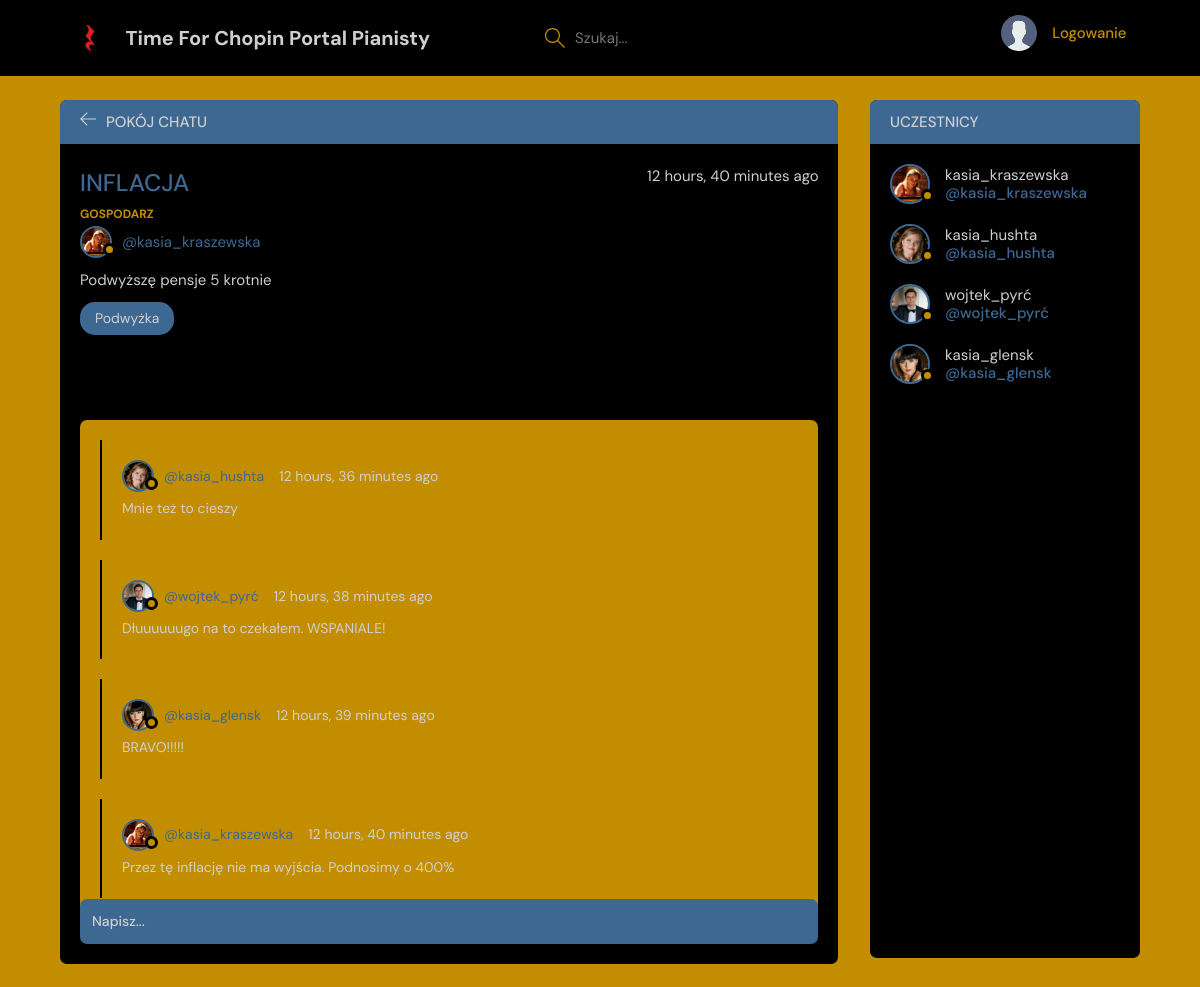
/room/8/, run on the app's committed database.
### base/models.py (models this page shows, shortened)
class ChatRoom(models.Model):
    host = models.ForeignKey(User, on_delete=models.SET_NULL, null=True)
    room_topic = models.ForeignKey(ChatTopic, on_delete=models.SET_NULL, null=True)
    name = models.CharField(max_length=180)
    description = models.TextField(null=True, blank=True)
    chat_participants = models.ManyToManyField(User, related_name='chat_participants', blank=True)
    updating = models.DateTimeField(auto_now=True)
    creating = models.DateTimeField(auto_now_add=True)
    class Meta:
        ordering = ['-updating', '-creating']

class User(AbstractUser):
    name = models.CharField(max_length=200, null=True)
    email = models.EmailField(unique=True, null=True)
    bio = models.TextField(null=True)
    avatar = models.ImageField(null=True, default='avatar.svg')
    USERNAME_FIELD = 'email'
    REQUIRED_FIELDS = []

class ChatTopic(models.Model):
    topic_name = models.CharField(max_length=200)

class SystemMessage(models.Model):
    user = models.ForeignKey(User, on_delete=models.CASCADE)
    room = models.ForeignKey(ChatRoom, on_delete=models.CASCADE)
    message_text = models.TextField()
    updating = models.DateTimeField(auto_now=True)
    creating = models.DateTimeField(auto_now_add=True)
    class Meta:
        ordering = ['-updating', '-creating']

### base/views.py (the view, shortened to what this page needs)
# urls.py: path('room/<str:primary_key>/', views.room, name='chat room'),
def room(request,primary_key):
    chat_room_number = ChatRoom.objects.get(id=primary_key)
    room_messages = chat_room_number.systemmessage_set.all() #reference to model SystemMessage
    chat_participants = chat_room_number.chat_participants.all()
    dictionary_model = {'room':chat_room_number,'room_messages':room_messages, 'chat_participants':chat_participants}
    return render(request,'base/chat_room.html',dictionary_model)

### base/templates/base/chat_room.html (shortened to what this page needs)
<!DOCTYPE html>
{% extends 'main_template.html' %}
{% load static %}
{% block content %}
    <main class="profile-page layout layout--2">
      <div class="container">
        <div class="room">
          <div class="room__top">
            <div class="room__topLeft">
              <a href="{% url 'home page' %}">
                <svg version="1.1" xmlns="http://www.w3.org/2000/svg" width="32" height="32" viewbox="0 0 32 32">
                  <title>arrow-left</title>
                  <path
                    d="M13.723 2.286l-13.723 13.714 13.719 13.714 1.616-1.611-10.96-10.96h27.625v-2.286h-27.625l10.965-10.965-1.616-1.607z"
                  ></path>
                </svg>
              </a>
              <h3>Pokój chatu</h3>
            </div>
          </div>
          <div class="room__box scroll">
            <div class="room__header scroll">
              <div class="room__info">
                <h3>{{room.name}}</h3>
                <span>{{room.creating|timesince}} ago</span>
              </div>
              <div class="room__hosted">
                <p>Gospodarz</p>
                <a href="{% url 'user profile' room.host.id %}" class="room__author">
                  <div class="avatar avatar--small">
                    <img src="{{room.host.avatar.url}}" />
                  </div>
                  <span>@{{room.host.username}}</span>
                </a>
              </div>
              <div class="room__details">
                {{room.description}}
              </div>
              <span class="room__topics">{{room.room_topic.topic_name}}</span>
            </div>
            <div class="room__conversation">
              <div class="threads scroll">
                {% for message in room_messages %}
                <div class="thread">
                  <div class="thread__top">
                    <div class="thread__author">
                      <a href="{% url 'user profile' message.user.id %}" class="thread__authorInfo">
                        <div class="avatar avatar--small">
                          <img src="{{message.user.avatar.url}}" />
                        </div>
                        <span>@{{message.user.username}}</span>
                      </a>
                      <span class="thread__date">{{message.creating|timesince}} ago</span>
                    </div>
                  </div>
                  <div class="thread__details">
                    {{message.message_text}}
                  </div>
                </div>
                {% endfor %}
              </div>
            </div>
          </div>
          <div class="room__message">
            <form action="" method="post">
              <input name="comment_content" placeholder="Napisz..." />
            </form>
          </div>
        </div>
        <div class="participants">
          <h3 class="participants__top">Uczestnicy <span>({{chat_participants.count}} Joined)</span></h3>
          <div class="participants__list scroll">
            {% for user in chat_participants %}
            <a href="{% url 'user profile' user.id %}" class="participant">
              <div class="avatar avatar--medium">
                <img src="{{user.avatar.url}}" />
              </div>
              <p>
                {{user.username}}
                <span>@{{user.username}}</span>
              </p>
            </a>
            {% endfor %}
          </div>
        </div>
      </div>
    </main>
{% endblock content %}

### data on the page
ChatRoom: name "INFLACJA", creating "12 hours, 40 minutes", host.avatar (picture), host.username "kasia_kraszewska", description "Podwyższę pensje 5 krotnie", room_topic.topic_name "Podwyżka"
SystemMessage: user.avatar (picture), user.username "kasia_hushta", creating "12 hours, 36 minutes", message_text "Mnie też to cieszy"
SystemMessage: user.avatar (picture), user.username "wojtek_pyrć", creating "12 hours, 38 minutes", message_text "Dłuuuuuugo na to czekałem. WSPANIALE!"
SystemMessage: user.avatar (picture), user.username "kasia_glensk", creating "12 hours, 39 minutes", message_text "BRAVO!!!!!"
SystemMessage: user.avatar (picture), user.username "kasia_kraszewska", creating "12 hours, 40 minutes", message_text "Przez tę inflację nie ma wyjścia. Podnosimy o 400%"
User: avatar (picture), username "kasia_kraszewska"
User: avatar (picture), username "kasia_hushta"
User: avatar (picture), username "wojtek_pyrć"
User: avatar (picture), username "kasia_glensk"
